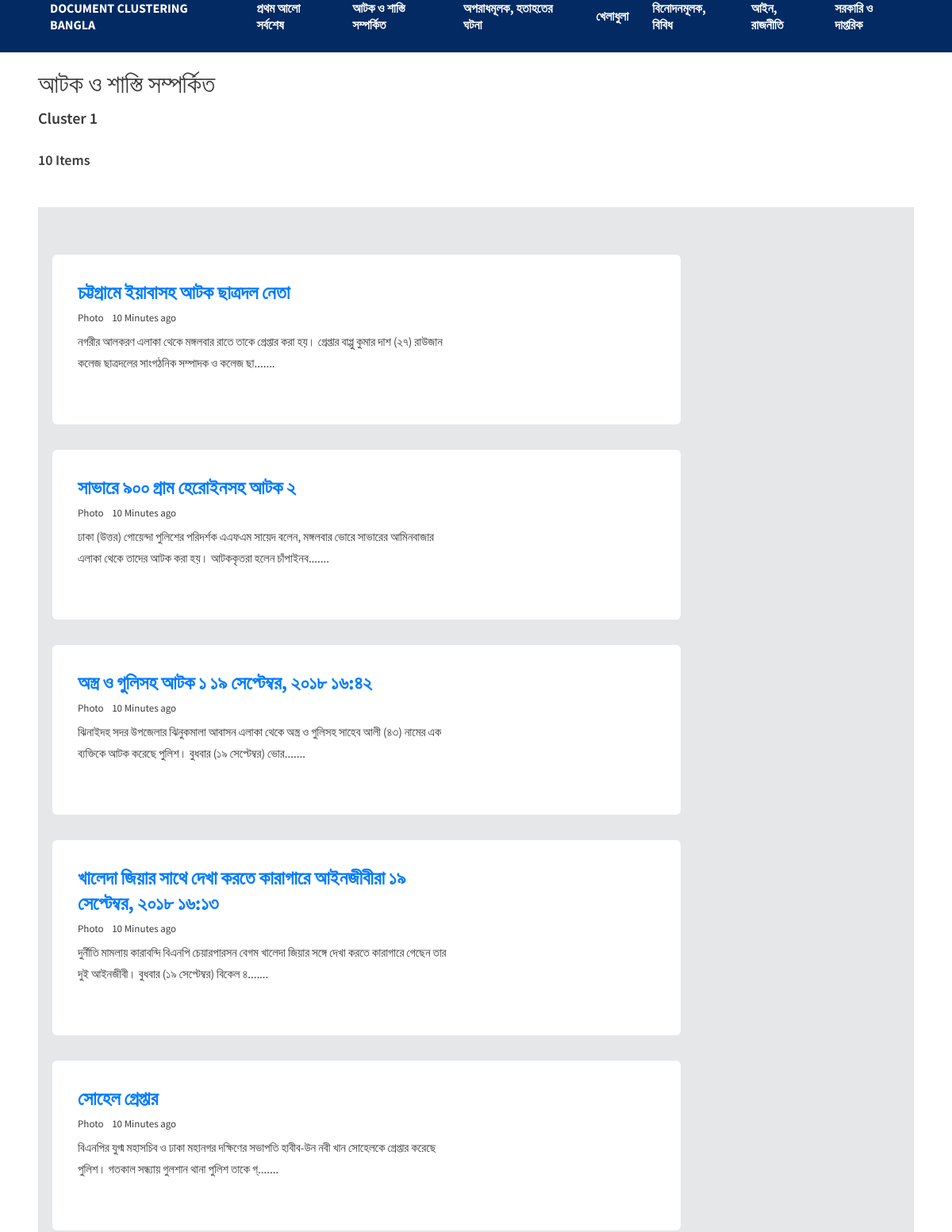
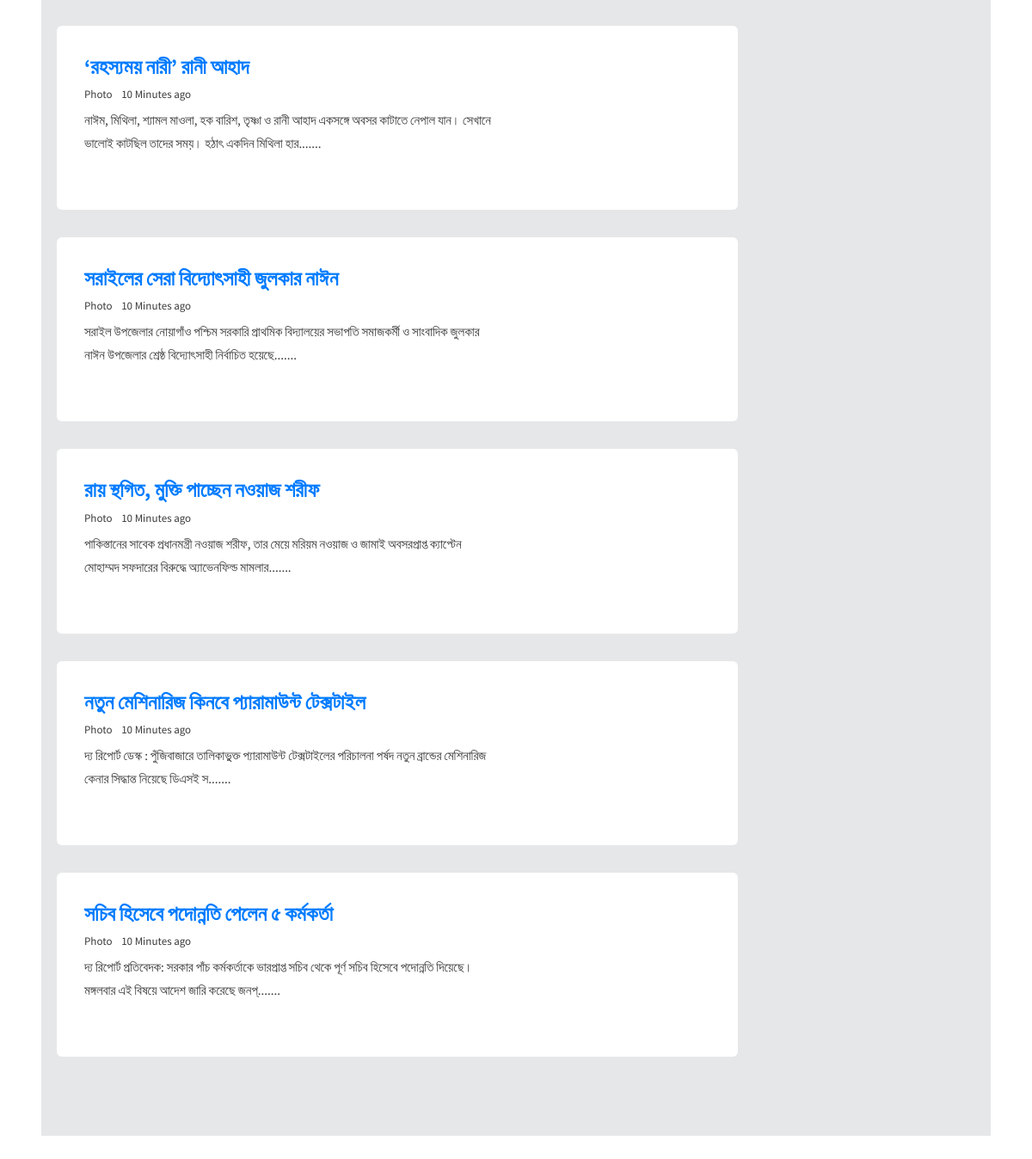
The app's page /0/ with its own data (2 pictures, top to bottom).
### blog/models.py (models this page shows, shortened)
class Cluster(models.Model):
    cluster_no = models.IntegerField(default=0, unique=True)
    item_count = models.IntegerField(default = 0)
    news_type = models.CharField(max_length=200,null=True)

class Article(models.Model):
    cluster = models.ForeignKey(Cluster, on_delete=models.CASCADE)
    headline = models.CharField(max_length = 200)
    content = models.CharField(max_length=2000,null=True, unique=True)

### blog/views.py (the view)
# urls.py: path('<int:c_no>/', views.detail, name = 'detail'),
def detail(request, c_no):
    try:
        cluster = Cluster.objects.get(cluster_no = c_no)
    except Cluster.DoesNotExist :
        raise Http404("The Item Does not Exist")
    return render(request, 'detail.html', {'cluster' : cluster})

### blog/templates/detail.html (shortened to what this page needs)
{% extends 'base.html' %}
{% block body %}
<h1>{{cluster.news_type}}</h1>
<h3>Cluster {{cluster.cluster_no|add:"1"}}</h3>
<br>
<h4>{{cluster.article_set.all.count}} Items</h4>
<br>
<br>
<div class="content-wrapper">
    {% for article in cluster.article_set.all%}
    <div class="container">
        <div class="row" data-aos="fade-up">
            <div class="col-lg-9 stretch-card grid-margin">
                <div class="card">
                  <div class="card-body">
                    <div class="row">
                        <div class="col-sm-8  grid-margin">
                            <a href="{% url 'blog:article' article.id %}">
                            <h2 class="mb-2 font-weight-600">
                                {{article.headline}}
                            </h2>
                            </a>
                            <div class="fs-13 mb-2">
                              <span class="mr-2">Photo </span>10 Minutes ago
                            </div>
                            <p class="mb-0">
                                {{article.content|slice:":140"}}.......
                            </p>
                          </div>
                    </div>
                  </div>
                </div>
            </div>
        </div>
    </div>
    {% endfor %}
</div>
<br>
<br>
{% endblock %}

### blog/templates/base.html (shortened to what this page needs)
<!DOCTYPE html>
<html>
  <head>
    {% load static %}
    <link rel="stylesheet" type="text/css" href="{% static '/assets/css/style.css' %}"/>
    <link rel="stylesheet" type="text/css" href="{% static '/assets/vendors/mdi/css/materialdesignicons.min.css' %}"/>
    <link rel="stylesheet" type="text/css" href="{% static '/assets/vendors/aos/dist/aos.css/aos.css' %}"/>
  </head>
  <body>
    <div class="container-scroller">
      <div class="main-panel">
        <header id="header">
          <div class="container">
            <nav class="navbar navbar-expand-lg navbar-light">
              <div class="navbar-bottom">
                <div class="d-flex justify-content-between align-items-center">
                  <div>
                    <div
                      class="navbar-collapse justify-content-center collapse"
                      id="navbarSupportedContent"
                    >
                      <ul
                        class="navbar-nav d-lg-flex justify-content-between align-items-center"
                      >
                        <li class="nav-item active">
                          <a class="nav-link" href="{% url 'blog:index' %}">Document Clustering Bangla</a>
                        </li>
                        <li class="nav-item">
                          <a class="nav-link" href="{% url 'blog:viewprothomalo' %}"sr-only">প্রথম আলো সর্বশেষ</a>
                        </li>
                        <li class="nav-item">
                          <a class="nav-link" href="{% url 'blog:detail' 0 %}">আটক ও শাস্তি সম্পর্কিত</a>
                        </li>
                        <li class="nav-item">
                          <a class="nav-link" href="{% url 'blog:detail' 1 %}">অপরাধমূলক, হতাহতের ঘটনা</a>
                        </li>
                        <li class="nav-item">
                          <a class="nav-link" href="{% url 'blog:detail' 2 %}">খেলাধুলা</a>
                        </li>
                        <li class="nav-item">
                          <a class="nav-link" href="{% url 'blog:detail' 3 %}">বিনোদনমূলক, বিবিধ</a>
                        </li>
                        <li class="nav-item">
                          <a class="nav-link" href="{% url 'blog:detail' 4 %}">আইন, রাজনীতি</a>
                        </li>
                        <li class="nav-item">
                          <a class="nav-link" href="{% url 'blog:detail' 5 %}">সরকারি ও দাপ্তরিক</a>
                        </li>
                      </ul>
                    </div>
                  </div>
                </div>
              </div>
            </nav>
          </div>
        </header>
      </div>
    </div>
    <br>
    <div class="container">
      {% block body %}
      {% endblock%}
    </div>
  </body>
</html>

### records on screen
Cluster: news_type "আটক ও শাস্তি সম্পর্কিত", cluster_no|add "1", article_set.all.count "10"
Article: headline "চট্টগ্রামে ইয়াবাসহ আটক ছাত্রদল নেতা", content "নগরীর আলকরণ এলাকা থেকে মঙ্গলবার রাতে তাকে গ্রেপ্তার করা হয়। গ্রেপ্তার বাপ্পু কুমার দাশ (২৭) রাউজান কলেজ ছাত্রদলের সাংগঠনিক সম্পাদক ও কলেজ ছা"
Article: headline "সাভারে ৯০০ গ্রাম হেরোইনসহ আটক ২", content "ঢাকা (উত্তর) গোয়েন্দা পুলিশের পরিদর্শক এএফএম সায়েদ বলেন, মঙ্গলবার ভোরে সাভারের আমিনবাজার এলাকা থেকে তাদের আটক করা হয়। আটককৃতরা হলেন চাঁপাইনব"
Article: headline "অস্ত্র ও গুলিসহ আটক ১ ১৯ সেপ্টেম্বর, ২০১৮ ১৬:৪২", content "ঝিনাইদহ সদর উপজেলার ঝিনুকমালা আবাসন এলাকা থেকে অস্ত্র ও গুলিসহ সাহেব আলী (৪৩) নামের এক ব্যক্তিকে আটক করেছে পুলিশ। বুধবার (১৯ সেপ্টেম্বর) ভোর"
Article: headline "খালেদা জিয়ার সাথে দেখা করতে কারাগারে আইনজীবীরা ১৯ সেপ্টেম্বর, ২০১৮ ১৬:১৩", content "দুর্নীতি মামলায় কারাবন্দি বিএনপি চেয়ারপারসন বেগম খালেদা জিয়ার সঙ্গে দেখা করতে কারাগারে গেছেন তার দুই আইনজীবী। বুধবার (১৯ সেপ্টেম্বর) বিকেল ৪"
Article: headline "সোহেল গ্রেপ্তার", content "বিএনপির যুগ্ম মহাসচিব ও ঢাকা মহানগর দক্ষিণের সভাপতি হাবীব-উন নবী খান সোহেলকে গ্রেপ্তার করেছে পুলিশ। গতকাল সন্ধ্যায় গুলশান থানা পুলিশ তাকে গ্"
Article: headline "‘রহস্যময় নারী’ রানী আহাদ", content "নাঈম, মিথিলা, শ্যামল মাওলা, হক বারিশ, তৃষ্ণা ও রানী আহাদ একসঙ্গে অবসর কাটাতে নেপাল যান। সেখানে ভালোই কাটছিল তাদের সময়। হঠাৎ একদিন মিথিলা হার"
Article: headline "সরাইলের সেরা বিদ্যোৎসাহী জুলকার নাঈন", content "সরাইল উপজেলার নোয়াগাঁও পশ্চিম সরকারি প্রাথমিক বিদ্যালয়ের সভাপতি সমাজকর্মী ও সাংবাদিক জুলকার নাঈন উপজেলার শ্রেষ্ঠ বিদ্যোৎসাহী নির্বাচিত হয়েছে"
Article: headline "রায় স্থগিত, মুক্তি পাচ্ছেন নওয়াজ শরীফ", content "পাকিস্তানের সাবেক প্রধানমন্ত্রী নওয়াজ শরীফ, তার মেয়ে মরিয়ম নওয়াজ ও জামাই অবসরপ্রাপ্ত ক্যাপ্টেন মোহাম্মদ সফদারের বিরুদ্ধে অ্যাভেনফিল্ড মামলার"
Article: headline "নতুন মেশিনারিজ কিনবে প্যারামাউন্ট টেক্সটাইল", content "দ্য রিপোর্ট ডেস্ক : পুঁজিবাজারে তালিকাভু্ক্ত প্যারামাউন্ট টেক্সটাইলের পরিচালনা পর্ষদ নতুন ব্রান্ডের মেশিনারিজ কেনার সিদ্ধান্ত নিয়েছে ডিএসই স"
Article: headline "সচিব হিসেবে পদোন্নতি পেলেন ৫ কর্মকর্তা", content "দ্য রিপোর্ট প্রতিবেদক: সরকার পাঁচ কর্মকর্তাকে ভারপ্রাপ্ত সচিব থেকে পূর্ণ সচিব হিসেবে পদোন্নতি দিয়েছে। মঙ্গলবার এই বিষয়ে আদেশ জারি করেছে জনপ্"
